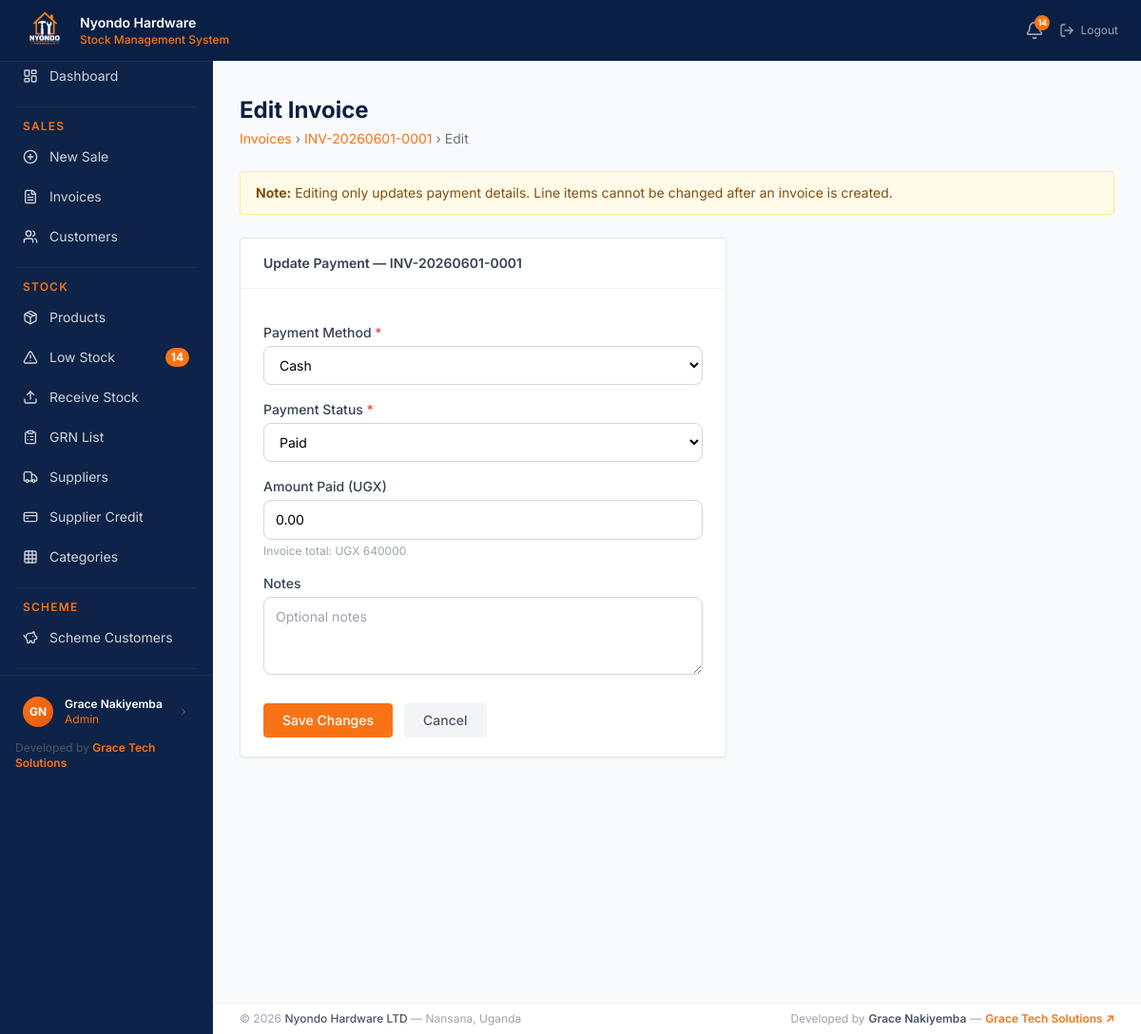
Screenshot of /sales/invoices/3/edit/ (signed in) with the database file from the repository.
### users/models.py (models this page shows, shortened)
class UserProfile(models.Model):
    ROLE_CHOICES = [
        ('sales_attendant', 'Sales Attendant'),
        ('store_manager',   'Store Manager'),
        ('admin',           'Admin'),
    ]
    user       = models.OneToOneField(User, on_delete=models.CASCADE)
    role       = models.CharField(max_length=20, choices=ROLE_CHOICES, default='sales_attendant')
    phone      = models.CharField(max_length=20)
    avatar     = models.ImageField(upload_to='avatars/', blank=True, null=True)
    is_active  = models.BooleanField(default=True)
    created_at = models.DateTimeField(auto_now_add=True)

### sales/models.py (models this page shows, shortened)
class Invoice(models.Model):
    PAYMENT_METHOD_CHOICES = [
        ('cash',          'Cash'),
        ('mobile_money',  'Mobile Money'),
        ('bank_transfer', 'Bank Transfer'),
        ('cheque',        'Cheque'),
        ('scheme',        'Scheme'),
    ]
    PAYMENT_STATUS_CHOICES = [
        ('paid',    'Paid'),
        ('credit',  'Credit'),
        ('partial', 'Partial'),
    ]
    CUSTOMER_TYPE_CHOICES = [
        ('retail',    'Retail'),
        ('wholesale', 'Wholesale'),
        ('walk_in',   'Walk In'),
    ]
    invoice_number = models.CharField(max_length=50, unique=True, blank=True)
    customer       = models.ForeignKey(Customer, null=True, blank=True,
                        on_delete=models.PROTECT)
    customer_name  = models.CharField(max_length=100, blank=True)
    customer_type  = models.CharField(max_length=20, choices=CUSTOMER_TYPE_CHOICES,
                        default='retail')
    payment_method = models.CharField(max_length=20, choices=PAYMENT_METHOD_CHOICES)
    payment_status = models.CharField(max_length=20, choices=PAYMENT_STATUS_CHOICES,
                        default='paid')
    transport_charge = models.DecimalField(max_digits=12, decimal_places=2, default=0)
    subtotal       = models.DecimalField(max_digits=12, decimal_places=2, default=0)
    total          = models.DecimalField(max_digits=12, decimal_places=2, default=0)
    amount_paid    = models.DecimalField(max_digits=12, decimal_places=2, default=0)
    balance        = models.DecimalField(max_digits=12, decimal_places=2, default=0)
    sale_date      = models.DateField(auto_now_add=True)
    notes          = models.TextField(blank=True)
    served_by      = models.ForeignKey(User, on_delete=models.PROTECT)
    is_cancelled   = models.BooleanField(default=False)
    created_at     = models.DateTimeField(auto_now_add=True)

### users/decorators.py (the view)
    def wrapper(request, *args, **kwargs):
        if not request.user.is_authenticated:
            return redirect('users:login')
        if not hasattr(request.user, 'userprofile'):
            raise PermissionDenied
        if request.user.userprofile.role not in ['store_manager', 'admin']:
            raise PermissionDenied
        return view_func(request, *args, **kwargs)

### templates/sales/invoice_edit.html (shortened to what this page needs)
{% extends 'base.html' %}
{% block content %}
<div class="mb-6">
    <h1 class="text-2xl font-bold" style="color: #0a1f44;">Edit Invoice</h1>
    <p class="text-sm text-gray-500 mt-1">
        <a href="{% url 'sales:invoice-list' %}" class="hover:underline" style="color: #f97316;">
            Invoices
        </a>
        &rsaquo;
        <a href="{% url 'sales:invoice-detail' invoice.pk %}" class="hover:underline" style="color: #f97316;">
            {{ invoice.invoice_number }}
        </a>
        &rsaquo; Edit
    </p>
</div>
<div class="bg-yellow-50 border border-yellow-200 rounded px-4 py-3 mb-6 text-sm text-yellow-800">
    <strong>Note:</strong> Editing only updates payment details.
    Line items cannot be changed after an invoice is created.
</div>
<div class="bg-white rounded shadow-sm border border-gray-200 max-w-lg">
    <div class="px-6 py-4 border-b border-gray-100">
        <h2 class="text-sm font-semibold text-gray-700">
            Update Payment — {{ invoice.invoice_number }}
        </h2>
    </div>
    <form method="POST" class="px-6 py-5 space-y-4">
        <div>
            <label class="block text-sm font-medium text-gray-700 mb-1">
                Payment Method <span class="text-red-500">*</span>
            </label>
            {{ form.payment_method }}
        </div>
        <div>
            <label class="block text-sm font-medium text-gray-700 mb-1">
                Payment Status <span class="text-red-500">*</span>
            </label>
            {{ form.payment_status }}
        </div>
        <div>
            <label class="block text-sm font-medium text-gray-700 mb-1">
                Amount Paid (UGX)
            </label>
            {{ form.amount_paid }}
            <p class="text-xs text-gray-400 mt-1">
                Invoice total: UGX {{ invoice.total|floatformat:0 }}
            </p>
        </div>
        <div>
            <label class="block text-sm font-medium text-gray-700 mb-1">
                Notes
            </label>
            {{ form.notes }}
        </div>
        <div class="flex gap-3 pt-2">
            <button type="submit"
                    class="px-5 py-2 text-sm font-medium text-white rounded transition"
                    style="background-color: #f97316;">
                Save Changes
            </button>
            <a href="{% url 'sales:invoice-detail' invoice.pk %}"
               class="px-5 py-2 text-sm font-medium text-gray-600 bg-gray-100 rounded hover:bg-gray-200 transition">
                Cancel
            </a>
        </div>
    </form>
</div>
{% endblock %}

### templates/base.html (shortened to what this page needs)
{% load static %}
<!doctype html>
<html lang="en">
  <head>
    <script src="https://cdn.tailwindcss.com"></script>
  </head>
  <body class="bg-gray-50">cd
    <nav
      class="fixed top-0 left-0 right-0 z-50 flex items-center justify-between px-6 py-2"
      style="
        background-color: #0a1f44;
        box-shadow: 0 1px 0 rgba(255, 255, 255, 0.05);
      "
    >
      <div class="flex items-center gap-3">
        <div
          class="w-12 h-12 rounded-lg overflow-hidden flex items-center justify-center"
        >
          <img
            src="{% static 'images/logo.png' %}"
            alt="Logo"
            class="w-full h-full object-cover"
          />
        </div>
        <div class="leading-tight">
          <p class="text-white font-semibold text-sm">Nyondo Hardware</p>
          <p class="text-xs font-medium" style="color: #f97316">
            Stock Management System
          </p>
        </div>
      </div>
      <div class="flex items-center gap-4">
        {% if user.is_authenticated %}
        <a
          href="{% url 'stock:low-stock' %}"
          class="relative text-gray-400 hover:text-white transition"
        >
          <i data-lucide="bell" class="w-5 h-5"></i>
          {% if low_stock_count > 0 %}
          <span
            class="absolute -top-1.5 -right-1.5 w-4 h-4 rounded-full flex items-center justify-center font-bold"
            style="background-color: #f97316; color: white; font-size: 9px"
          >
            {{ low_stock_count }}
          </span>
          {% endif %}
        </a>
        <a
          href="{% url 'users:logout' %}"
          class="flex items-center gap-1.5 text-gray-400 hover:text-red-400 text-sm transition"
        >
          <i data-lucide="log-out" class="w-4 h-4"></i>
          <span class="text-xs">Logout</span>
        </a>
        {% else %}
        <a
          href="{% url 'users:login' %}"
          class="text-gray-300 hover:text-white text-sm transition"
          >Login</a
        >
        {% endif %}
      </div>
    </nav>
    <div class="flex pt-12 min-h-screen">
      <aside
        class="fixed top-12 left-0 bottom-0 w-56 flex flex-col"
        style="
          background-color: #0d2347;
          border-right: 1px solid rgba(255, 255, 255, 0.05);
        "
      >
        <div class="sidebar-wrap px-2 py-3">
          <a
            href="{% url 'dashboard:home' %}"
            class="sidebar-link flex items-center gap-3 px-4 py-2.5 text-gray-300 hover:text-white text-sm rounded-lg mb-0.5"
          >
            <i data-lucide="layout-dashboard" class="w-4 h-4 shrink-0"></i>
            <span>Dashboard</span>
          </a>
          {% if user.is_authenticated %} {% with role=user.userprofile.role %}
          {% if role == 'admin' %}
          <div class="mx-2 my-3 border-t border-white border-opacity-5"></div>
          <p
            class="px-4 pb-1 text-xs font-semibold uppercase tracking-widest"
            style="color: #f97316"
          >
            Sales
          </p>
          <a
            href="{% url 'sales:invoice-create' %}"
            class="sidebar-link flex items-center gap-3 px-4 py-2.5 text-gray-300 hover:text-white text-sm rounded-lg mb-0.5"
          >
            <i data-lucide="plus-circle" class="w-4 h-4 shrink-0"></i
            ><span>New Sale</span>
          </a>
          <a
            href="{% url 'sales:invoice-list' %}"
            class="sidebar-link flex items-center gap-3 px-4 py-2.5 text-gray-300 hover:text-white text-sm rounded-lg mb-0.5"
          >
            <i data-lucide="file-text" class="w-4 h-4 shrink-0"></i
            ><span>Invoices</span>
          </a>
          <a
            href="{% url 'sales:customer-list' %}"
            class="sidebar-link flex items-center gap-3 px-4 py-2.5 text-gray-300 hover:text-white text-sm rounded-lg mb-0.5"
          >
            <i data-lucide="users" class="w-4 h-4 shrink-0"></i
            ><span>Customers</span>
          </a>
          <div class="mx-2 my-3 border-t border-white border-opacity-5"></div>
          <p
            class="px-4 pb-1 text-xs font-semibold uppercase tracking-widest"
            style="color: #f97316"
          >
            Stock
          </p>
          <a
            href="{% url 'stock:product-list' %}"
            class="sidebar-link flex items-center gap-3 px-4 py-2.5 text-gray-300 hover:text-white text-sm rounded-lg mb-0.5"
          >
            <i data-lucide="package" class="w-4 h-4 shrink-0"></i
            ><span>Products</span>
          </a>
          <a
            href="{% url 'stock:low-stock' %}"
            class="sidebar-link flex items-center gap-3 px-4 py-2.5 text-gray-300 hover:text-white text-sm rounded-lg mb-0.5"
          >
            <i data-lucide="alert-triangle" class="w-4 h-4 shrink-0"></i>
            <span>Low Stock</span>
            {% if low_stock_count > 0 %}
            <span
              class="ml-auto text-xs px-1.5 py-0.5 rounded-full font-bold"
              style="background-color: #f97316; color: white"
              >{{ low_stock_count }}</span
            >
            {% endif %}
          </a>
          <a
            href="{% url 'stock:receipt-create' %}"
            class="sidebar-link flex items-center gap-3 px-4 py-2.5 text-gray-300 hover:text-white text-sm rounded-lg mb-0.5"
          >
            <i data-lucide="upload" class="w-4 h-4 shrink-0"></i
            ><span>Receive Stock</span>
          </a>
          <a
            href="{% url 'stock:receipt-list' %}"
            class="sidebar-link flex items-center gap-3 px-4 py-2.5 text-gray-300 hover:text-white text-sm rounded-lg mb-0.5"
          >
            <i data-lucide="clipboard-list" class="w-4 h-4 shrink-0"></i
            ><span>GRN List</span>
          </a>
          <a
            href="{% url 'stock:supplier-list' %}"
            class="sidebar-link flex items-center gap-3 px-4 py-2.5 text-gray-300 hover:text-white text-sm rounded-lg mb-0.5"
          >
            <i data-lucide="truck" class="w-4 h-4 shrink-0"></i
            ><span>Suppliers</span>
          </a>
          <a
            href="{% url 'stock:credit-list' %}"
            class="sidebar-link flex items-center gap-3 px-4 py-2.5 text-gray-300 hover:text-white text-sm rounded-lg mb-0.5"
          >
            <i data-lucide="credit-card" class="w-4 h-4 shrink-0"></i
            ><span>Supplier Credit</span>
          </a>
          <a
            href="{% url 'stock:category-list' %}"
            class="sidebar-link flex items-center gap-3 px-4 py-2.5 text-gray-300 hover:text-white text-sm rounded-lg mb-0.5"
          >
            <i data-lucide="grid" class="w-4 h-4 shrink-0"></i
            ><span>Categories</span>
          </a>
          <div class="mx-2 my-3 border-t border-white border-opacity-5"></div>
          <p
            class="px-4 pb-1 text-xs font-semibold uppercase tracking-widest"
            style="color: #f97316"
          >
            Scheme
          </p>
          <a
            href="{% url 'scheme:customer-list' %}"
            class="sidebar-link flex items-center gap-3 px-4 py-2.5 text-gray-300 hover:text-white text-sm rounded-lg mb-0.5"
          >
            <i data-lucide="piggy-bank" class="w-4 h-4 shrink-0"></i
            ><span>Scheme Customers</span>
          </a>
          <div class="mx-2 my-3 border-t border-white border-opacity-5"></div>
          {% endif %} {% endwith %} {% endif %}
        </div>
        {% if user.is_authenticated %}
        <div
          class="px-3 py-3 border-t shrink-0"
          style="border-color: rgba(255, 255, 255, 0.06)"
        >
          <a
            href="{% url 'users:profile' %}"
            class="flex items-center gap-3 rounded-lg px-3 py-2.5 hover:bg-white hover:bg-opacity-5 transition"
          >
            {% if user.userprofile.avatar %}
            <img
              src="{{ user.userprofile.avatar.url }}"
              class="w-8 h-8 rounded-full object-cover shrink-0 border-2"
              style="border-color: #f97316"
            />
            {% else %}
            <div
              class="w-8 h-8 rounded-full flex items-center justify-center text-xs font-bold shrink-0"
              style="
                background: linear-gradient(135deg, #f97316, #ea580c);
                color: white;
              "
            >
              {{ user.first_name|first|upper }}{{ user.last_name|first|upper }}
            </div>
            {% endif %}
            <div class="min-w-0">
              <p class="text-white text-xs font-semibold truncate">
                {{ user.get_full_name }}
              </p>
              <p class="text-xs truncate" style="color: #f97316">
                {{ user.userprofile.get_role_display }}
              </p>
            </div>
            <i
              data-lucide="chevron-right"
              class="w-3 h-3 text-gray-500 ml-auto shrink-0"
            ></i>
          </a>
          <div class="mt-1 px-1">
            <p class="text-xs text-gray-600">
              Developed by
              <a
                href="https://gracetechsolutions.netlify.app/"
                target="_blank"
                class="font-semibold hover:underline"
                style="color: #f97316"
              >
                Grace Tech Solutions
              </a>
            </p>
          </div>
        </div>
        {% endif %}
      </aside>
      <main class="ml-56 flex-1 p-7 pb-16 min-h-screen">
         {% block content %}{% endblock %}
      </main>
    </div>
    <footer
      class="fixed bottom-0 left-56 right-0 px-7 py-2 bg-white border-t border-gray-100"
      style="z-index: 30"
    >
      <div class="flex items-center justify-between">
        <p class="text-xs text-gray-400">
          &copy; 2026
          <span class="font-medium text-gray-600">Nyondo Hardware LTD</span>
          &mdash; Nansana, Uganda
        </p>
        <div class="flex items-center gap-1 text-xs text-gray-400">
          <span>Developed by</span>
          <span class="font-semibold text-gray-600">Grace Nakiyemba</span>
          <span>&mdash;</span>
          <a
            href="https://gracetechsolutions.netlify.app/"
            target="_blank"
            class="font-semibold hover:underline"
            style="color: #f97316"
          >
            Grace Tech Solutions ↗
          </a>
        </div>
      </div>
    </footer>
  </body>
</html>

### rows the page displays
Invoice: invoice_number "INV-20260601-0001", payment_method "Cash", payment_status "Paid", amount_paid "0.00", total "640000"

### other values shown
{{ low_stock_count }} "14"
{{ user.first_name|first|upper }} "G"
{{ user.last_name|first|upper }} "N"
{{ user.get_full_name }} "Grace Nakiyemba"
{{ user.userprofile.get_role_display }} "Admin"
